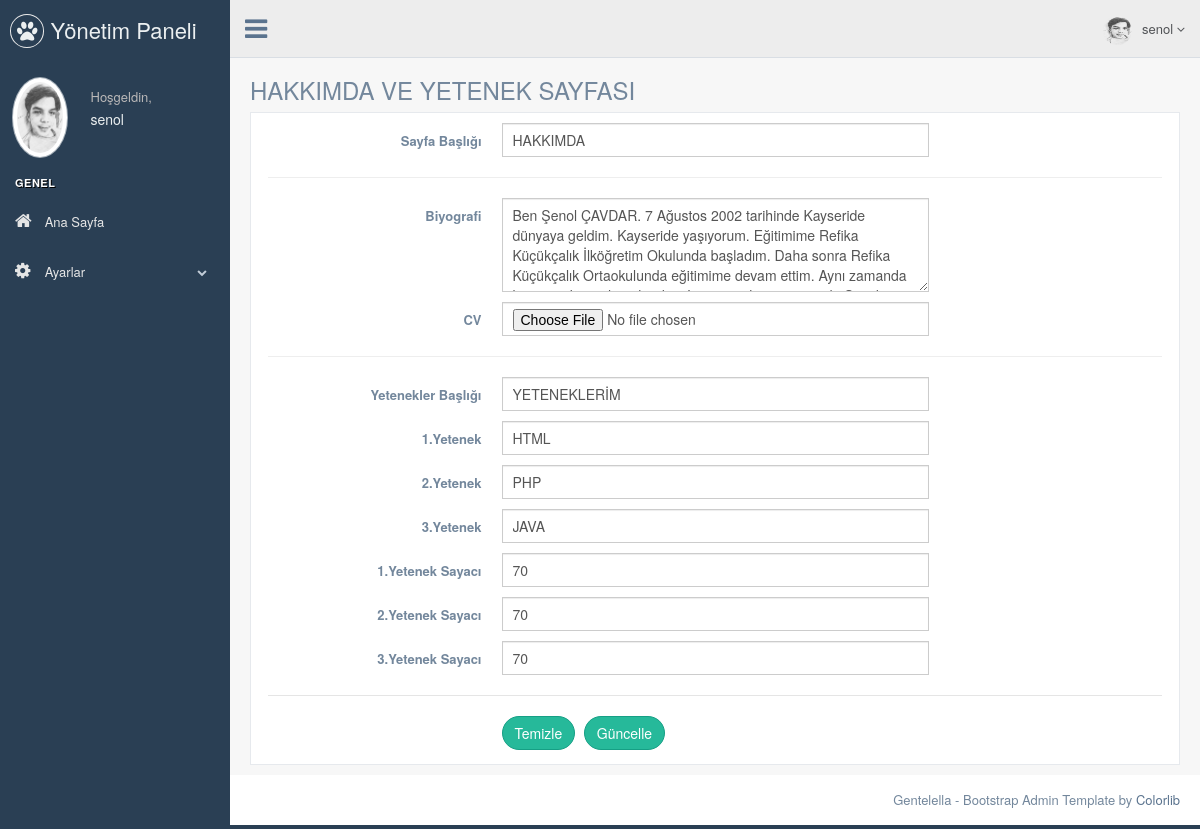
Page /pp/nedmin/skills.php (signed in) on the earlier database version.
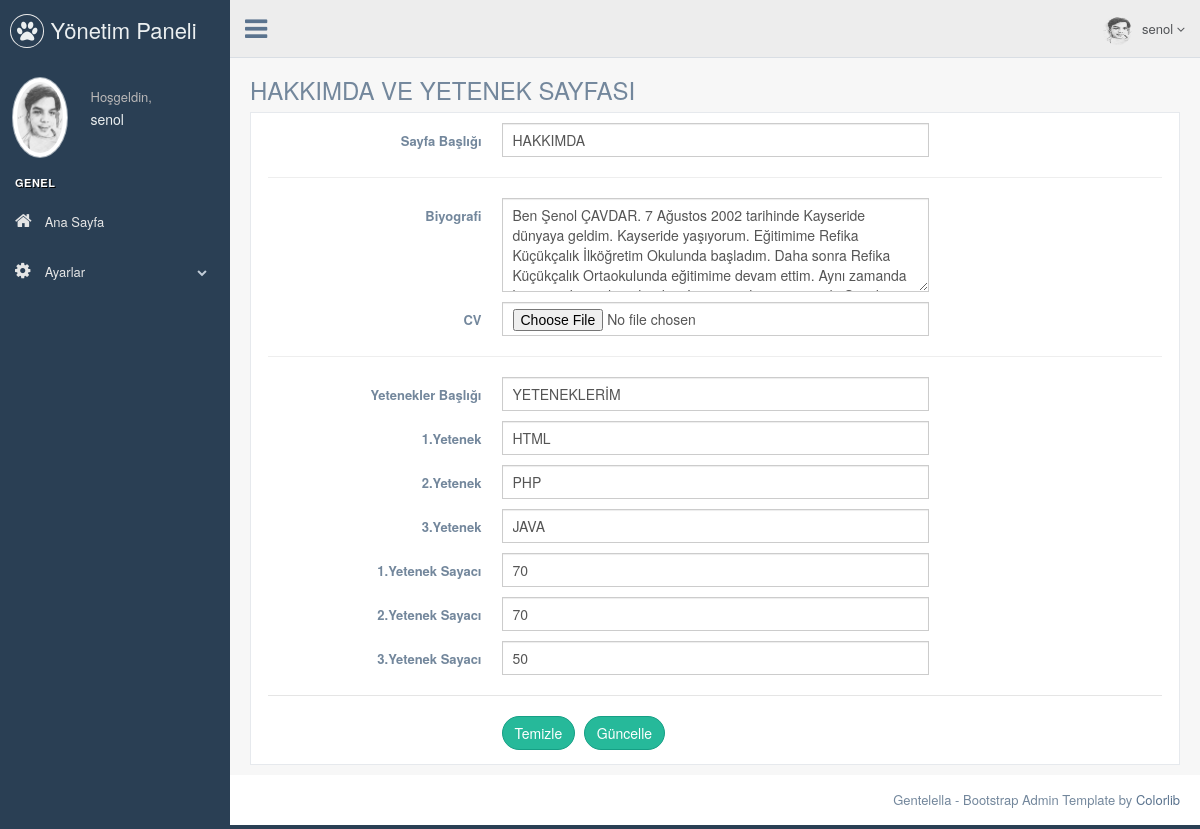
Same page on the later database version.
### tables this page shows
CREATE TABLE `about_me` (
  `about_id` int(11) NOT NULL,
  `about_title` varchar(50) NOT NULL,
  `cv_title` text NOT NULL,
  `cv` varchar(250) NOT NULL,
  `skill_title` varchar(50) NOT NULL,
  `first_skill` varchar(50) NOT NULL,
  `first_counter` varchar(10) NOT NULL,
  `second_skill` varchar(50) NOT NULL,
  `second_counter` varchar(10) NOT NULL,
  `third_skill` varchar(50) NOT NULL,
  `third_counter` varchar(10) NOT NULL
);

### pp/nedmin/skills.php (the view, shortened to what this page needs)
<?php
include 'header.php';
$check_skill = $db->prepare("SELECT*FROM about_me");
$check_skill->execute();
$control_skill = $check_skill->rowCount();
$fetch_skill = $db -> prepare("SELECT * FROM about_me WHERE about_id=1");
$fetch_skill -> execute();
$fetch = $fetch_skill->fetch(PDO::FETCH_ASSOC);
?>
<div class="right_col" role="main">
          <div class="">
            <div class="page-title">
              <div class="title_left">
                <h3>HAKKIMDA VE YETENEK SAYFASI</h3>
              </div>
            </div>
            <div class="clearfix"></div>
            <div class="row">
              <div class="col-md-12 col-sm-12 col-xs-12">
                <div class="x_panel">
<form class="form-horizontal form-label-left" action="process.php" method="POST">
  <div class="item form-group">
    <label class="control-label col-md-3 col-sm-3 col-xs-12" for="name">Sayfa Başlığı
    </label>
    <div class="col-md-6 col-sm-6 col-xs-12">
      <input  class="form-control col-md-7 col-xs-12" data-validate-length-range="6" data-validate-words="2" value='<?php echo $fetch['about_title'] ?>' name="about_title"  required="required" type="text">
    </div>
  </div>
  <hr>
  <div class="item form-group">
    <label class="control-label col-md-3 col-sm-3 col-xs-12" for="email">Biyografi </label>
    <div class="col-md-6 col-sm-6 col-xs-12" >
        <textarea id="textarea" required="required" name="cv_title" class="form-control col-md-7 col-xs-12" rows="4" ><?php echo $fetch['cv_title'] ?></textarea>
    </div>
  </div>
  <div class="item form-group">
    <label class="control-label col-md-3 col-sm-3 col-xs-12" for="email">CV
    </label>
    <div class="col-md-6 col-sm-6 col-xs-12">
      <input type="file" name="cv" required="required" class="form-control col-md-7 col-xs-12">
    </div>
  </div>
  <hr>
  <div class="item form-group">
    <label class="control-label col-md-3 col-sm-3 col-xs-12" for="name">Yetenekler Başlığı
    </label>
    <div class="col-md-6 col-sm-6 col-xs-12">
      <input  class="form-control col-md-7 col-xs-12" data-validate-length-range="6" data-validate-words="2" value='<?php echo $fetch['skill_title'] ?>' name="skill_title" required="required" type="text">
    </div>
  </div>
  <div class="item form-group">
    <label class="control-label col-md-3 col-sm-3 col-xs-12" for="email">1.Yetenek </label>
    <div class="col-md-6 col-sm-6 col-xs-12">
      <input type="text"  name="first_skill" value='<?php echo $fetch['first_skill'] ?>' required="required" class="form-control col-md-7 col-xs-12">
    </div>
  </div>
  <div class="item form-group">
    <label class="control-label col-md-3 col-sm-3 col-xs-12" for="email">2.Yetenek </label>
    <div class="col-md-6 col-sm-6 col-xs-12">
      <input type="text"  name="second_skill" value='<?php echo $fetch['second_skill'] ?>' required="required" class="form-control col-md-7 col-xs-12">
    </div>
  </div>
  <div class="item form-group">
    <label class="control-label col-md-3 col-sm-3 col-xs-12" for="email">3.Yetenek </label>
    <div class="col-md-6 col-sm-6 col-xs-12">
      <input type="text"  name="third_skill" value='<?php echo $fetch['third_skill'] ?>' required="required" class="form-control col-md-7 col-xs-12">
    </div>
  </div>
  <div class="item form-group">
    <label class="control-label col-md-3 col-sm-3 col-xs-12" for="email">1.Yetenek Sayacı </label>
    <div class="col-md-6 col-sm-6 col-xs-12">
      <input type="text"  name="first_counter" value='<?php echo $fetch['first_counter'] ?>' required="required" class="form-control col-md-7 col-xs-12">
    </div>
  </div>
  <div class="item form-group">
    <label class="control-label col-md-3 col-sm-3 col-xs-12" for="email">2.Yetenek Sayacı </label>
    <div class="col-md-6 col-sm-6 col-xs-12">
      <input type="text"  name="second_counter" value='<?php echo $fetch['second_counter'] ?>'  required="required" class="form-control col-md-7 col-xs-12">
    </div>
  </div>
  <div class="item form-group">
    <label class="control-label col-md-3 col-sm-3 col-xs-12" for="email">3.Yetenek Sayacı </label>
    <div class="col-md-6 col-sm-6 col-xs-12">
      <input type="text"  name="third_counter" value='<?php echo $fetch['third_counter'] ?>'  required="required" class="form-control col-md-7 col-xs-12">
    </div>
  </div>
  <div class="ln_solid"></div>
  <div class="form-group">
    <div class="col-md-6 col-md-offset-3">
      <button type="reset" class="btn btn-round btn-success">Temizle</button>
      <?php if ($control_skill == 1) { ?>
                  <button type="submit" class="btn btn-round btn-success" name="update_skills">Güncelle</button>
                <?php } else { ?>
                  <button type="submit" class="btn btn-round btn-warning" name="insert_skills">Ekle</button>
                <?php } ?>
    </div>
  </div>
</form>
</div>
</div>
</div>
</div>
</div>
<?php
include 'footer.php';
?>

Differences in the rows shown:
changed about_me "HAKKIMDA": third_counter "70" → "50"
